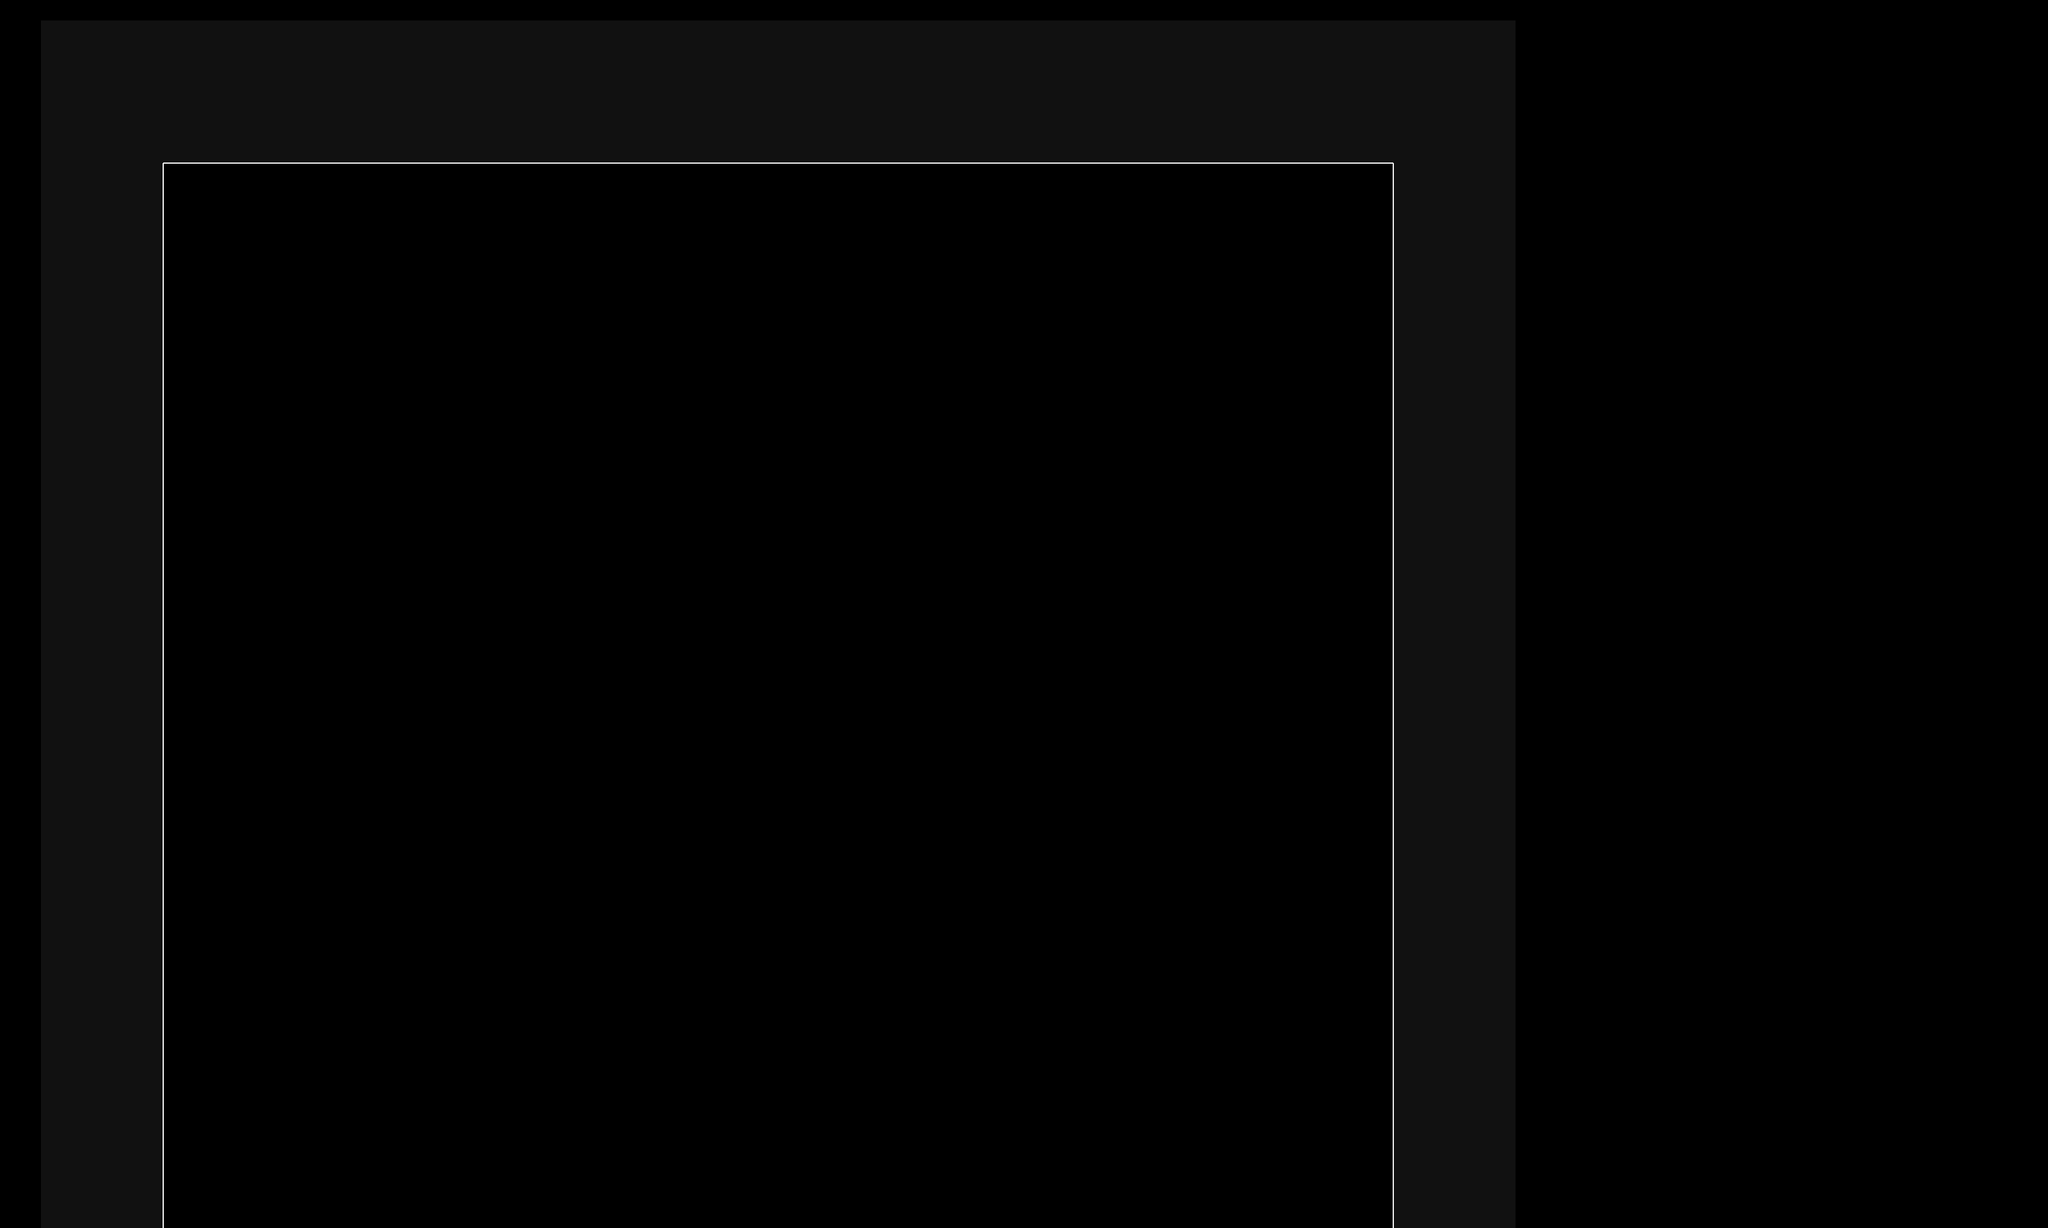

This is a level from a 2D game, rendered from its Tiled map with the project's own tilesets. A one-line summary and the map file follow, with tile-layer data summarised:
An orthogonal 100x60 tile map with 32x32 px tiles, 1 tile layer (Tile Layer 1) and 39 objects (11x Destr_Obj, 10x EventClone, 2x Platform, 2x Start, 2x Bounds, ...).

<map version="1.5" tiledversion="1.7.1" orientation="orthogonal" renderorder="right-down" compressionlevel="0" width="100" height="60" tilewidth="32" tileheight="32" infinite="0" nextlayerid="5" nextobjectid="48">
 <properties>
  <property name="customShader" type="bool" value="true" />
 </properties>
 <tileset firstgid="1" source="main_0.tsx" />
 <layer id="1" name="Tile Layer 1" width="100" height="60">
  <data>[6000 cells, 1128 non-empty, 6 distinct tile ids]</data>
 </layer>
 <objectgroup id="2" name="collision-layer">
  <object id="2" x="256" y="1920">
   <polyline points="0,0 1920,0 1920,-1664 0,-1664 0,0" />
  </object>
 </objectgroup>
 <objectgroup id="3" name="event-layer">
  <object id="3" name="Sensor" type="Sensor" x="256" y="1856" width="1920" height="64">
   <properties>
    <property name="triggeringId" value="outOfBounds" />
   </properties>
  </object>
  <object id="4" name="Player" type="Player" x="288" y="1792" width="32" height="32">
   <properties>
    <property name="hp" type="float" value="-1000" />
    <property name="triggeredId" value="outOfBounds" />
   </properties>
  </object>
  <object id="6" name="Platform" type="Platform" x="256" y="1728" width="1920" height="32">
   <properties>
    <property name="enemy" type="bool" value="false" />
    <property name="event" type="bool" value="false" />
    <property name="hbox" type="bool" value="false" />
    <property name="player" type="bool" value="false" />
    <property name="sprite" value="NOTHING" />
   </properties>
  </object>
  <object id="7" name="Destr_Obj" type="Destr_Obj" x="416" y="1568" width="160" height="160">
   <properties>
    <property name="gravity" type="float" value="1" />
    <property name="hp" type="int" value="100" />
    <property name="static" type="bool" value="false" />
    <property name="synced" type="bool" value="true" />
   </properties>
  </object>
  <object id="8" name="Destr_Obj" type="Destr_Obj" x="576" y="1568" width="160" height="160">
   <properties>
    <property name="gravity" type="float" value="1" />
    <property name="hp" type="int" value="100" />
    <property name="static" type="bool" value="false" />
    <property name="synced" type="bool" value="true" />
   </properties>
  </object>
  <object id="9" name="Destr_Obj" type="Destr_Obj" x="736" y="1568" width="160" height="160">
   <properties>
    <property name="gravity" type="float" value="1" />
    <property name="hp" type="int" value="100" />
    <property name="static" type="bool" value="false" />
    <property name="synced" type="bool" value="true" />
   </properties>
  </object>
  <object id="10" name="Destr_Obj" type="Destr_Obj" x="896" y="1568" width="160" height="160">
   <properties>
    <property name="gravity" type="float" value="1" />
    <property name="hp" type="int" value="100" />
    <property name="static" type="bool" value="false" />
    <property name="synced" type="bool" value="true" />
   </properties>
  </object>
  <object id="11" name="Destr_Obj" type="Destr_Obj" x="1056" y="1568" width="160" height="160">
   <properties>
    <property name="gravity" type="float" value="1" />
    <property name="hp" type="int" value="100" />
    <property name="static" type="bool" value="false" />
    <property name="synced" type="bool" value="true" />
   </properties>
  </object>
  <object id="12" name="Destr_Obj" type="Destr_Obj" x="1216" y="1568" width="160" height="160">
   <properties>
    <property name="gravity" type="float" value="1" />
    <property name="hp" type="int" value="100" />
    <property name="static" type="bool" value="false" />
    <property name="synced" type="bool" value="true" />
   </properties>
  </object>
  <object id="13" name="Destr_Obj" type="Destr_Obj" x="1376" y="1568" width="160" height="160">
   <properties>
    <property name="gravity" type="float" value="1" />
    <property name="hp" type="int" value="100" />
    <property name="static" type="bool" value="false" />
    <property name="synced" type="bool" value="true" />
   </properties>
  </object>
  <object id="14" name="Destr_Obj" type="Destr_Obj" x="1536" y="1568" width="160" height="160">
   <properties>
    <property name="gravity" type="float" value="1" />
    <property name="hp" type="int" value="100" />
    <property name="static" type="bool" value="false" />
    <property name="synced" type="bool" value="true" />
   </properties>
  </object>
  <object id="15" name="Destr_Obj" type="Destr_Obj" x="1696" y="1568" width="160" height="160">
   <properties>
    <property name="gravity" type="float" value="1" />
    <property name="hp" type="int" value="100" />
    <property name="static" type="bool" value="false" />
    <property name="synced" type="bool" value="true" />
   </properties>
  </object>
  <object id="16" name="Destr_Obj" type="Destr_Obj" x="1856" y="1568" width="160" height="160">
   <properties>
    <property name="gravity" type="float" value="1" />
    <property name="hp" type="int" value="100" />
    <property name="static" type="bool" value="false" />
    <property name="synced" type="bool" value="true" />
   </properties>
  </object>
  <object id="17" name="Destr_Obj" type="Destr_Obj" x="2880" y="864" width="160" height="160">
   <properties>
    <property name="gravity" type="float" value="1" />
    <property name="hp" type="int" value="100" />
    <property name="static" type="bool" value="false" />
    <property name="synced" type="bool" value="true" />
    <property name="triggeredId" value="block" />
   </properties>
  </object>
  <object id="18" name="EventClone" type="EventClone" x="480" y="320" width="32" height="32">
   <properties>
    <property name="triggeredId" value="spawn1" />
    <property name="triggeringId" value="block" />
   </properties>
  </object>
  <object id="19" name="EventClone" type="EventClone" x="640" y="320" width="32" height="32">
   <properties>
    <property name="triggeredId" value="spawn2" />
    <property name="triggeringId" value="block" />
   </properties>
  </object>
  <object id="20" name="EventClone" type="EventClone" x="800" y="320" width="32" height="32">
   <properties>
    <property name="triggeredId" value="spawn3" />
    <property name="triggeringId" value="block" />
   </properties>
  </object>
  <object id="21" name="EventClone" type="EventClone" x="960" y="320" width="32" height="32">
   <properties>
    <property name="triggeredId" value="spawn4" />
    <property name="triggeringId" value="block" />
   </properties>
  </object>
  <object id="22" name="EventClone" type="EventClone" x="1120" y="320" width="32" height="32">
   <properties>
    <property name="triggeredId" value="spawn5" />
    <property name="triggeringId" value="block" />
   </properties>
  </object>
  <object id="23" name="EventClone" type="EventClone" x="1280" y="320" width="32" height="32">
   <properties>
    <property name="triggeredId" value="spawn6" />
    <property name="triggeringId" value="block" />
   </properties>
  </object>
  <object id="24" name="EventClone" type="EventClone" x="1440" y="320" width="32" height="32">
   <properties>
    <property name="triggeredId" value="spawn7" />
    <property name="triggeringId" value="block" />
   </properties>
  </object>
  <object id="25" name="EventClone" type="EventClone" x="1600" y="320" width="32" height="32">
   <properties>
    <property name="triggeredId" value="spawn8" />
    <property name="triggeringId" value="block" />
   </properties>
  </object>
  </objectgroup>
 <objectgroup id="4" name="objective">
  <!-- 4 objects omitted --></objectgroup>
</map>
<!-- 16 of 39 objects omitted -->
